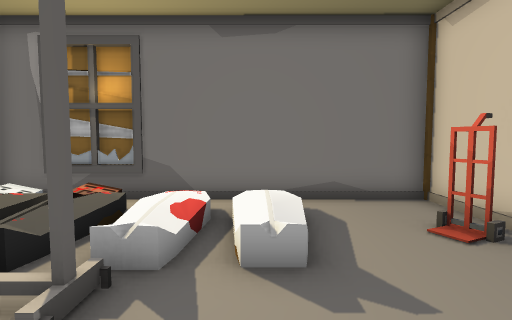
[1] (above)

15 first-person views from a walk through a scene from a Unity 3-D project. The camera is 1.5 m above the floor, tilts 4° down and sees 80° across. Doors are open. The floor is counted in squares, 1 m on a side. Each view is taken from the middle of a square. On the plan, view 1 faces up. The plan holds only what a view shows up to about 15 squares ahead; the rest is blank.

[2]
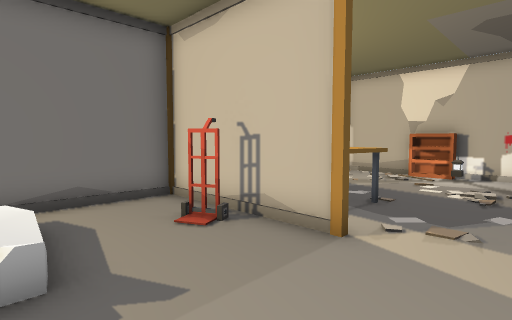

[3]
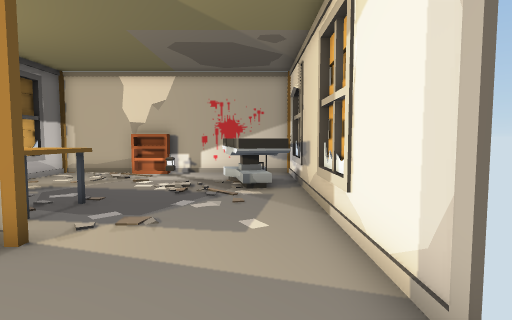

[4]
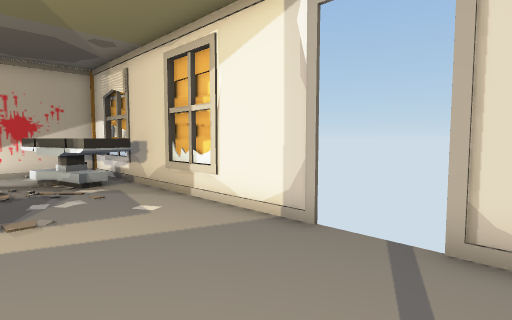

[5]
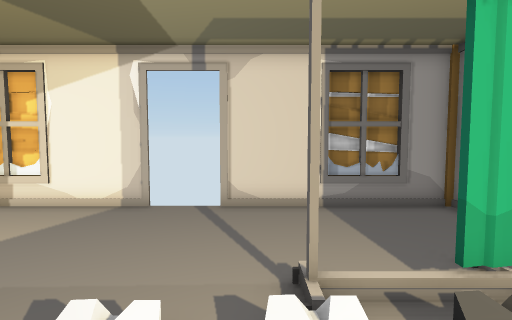

[6]
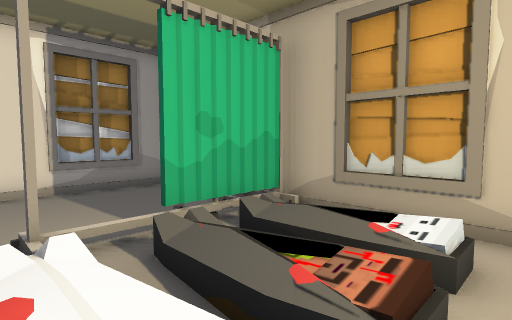

[7]
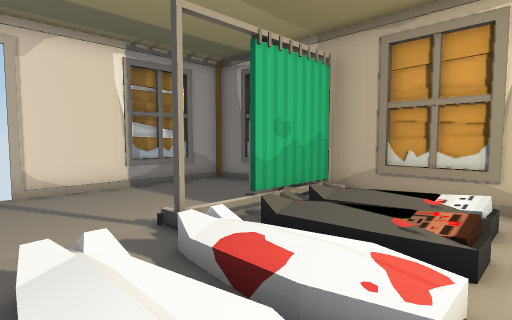

[8]
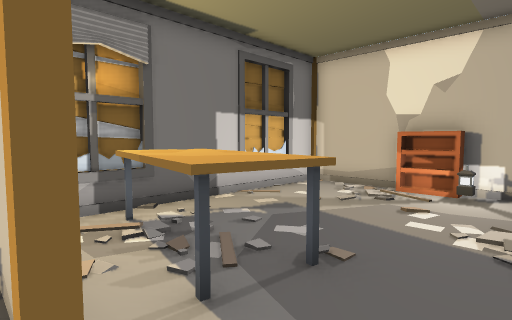

[9]
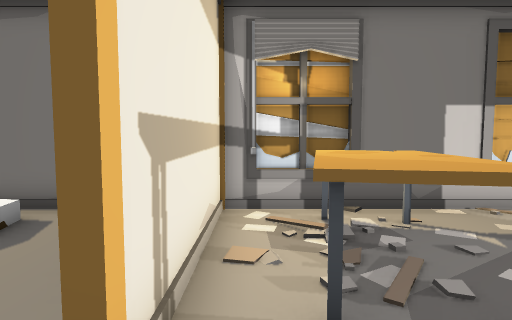

[10]
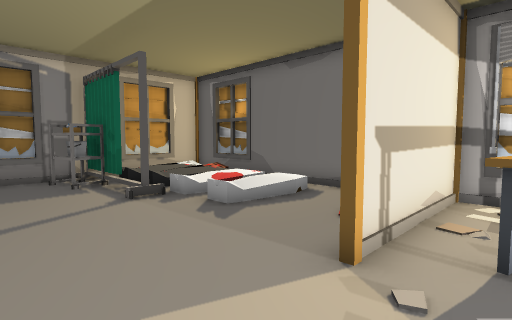

[11]
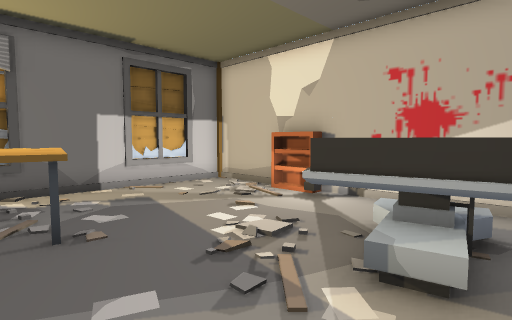

[12]
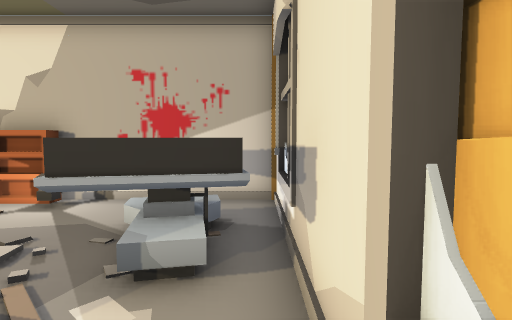

[13]
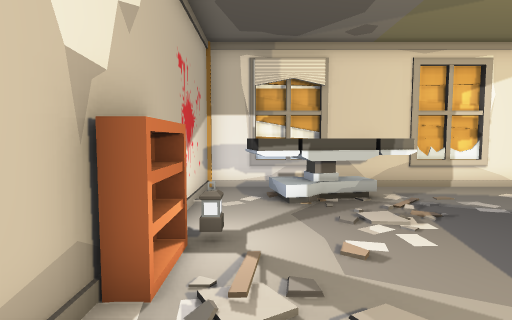

[14]
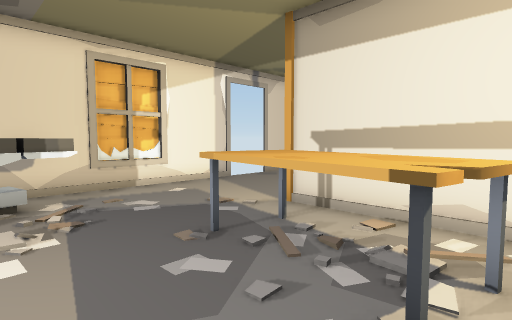

[15]
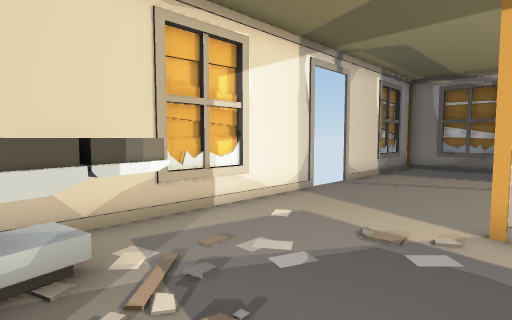

### Floor plan
Key: @ floor where view 1 was taken; # wall or solid block; . main floor; : floor 0.5 m higher than the main floor; / step, stairs or slope; D open door; C cart; T table; B bookshelf; S shelf; O other object.
Columns run from 7 left of view 1 to 14 right of it. Each row starts with its distance up from view 1.
  8 ######################
  7 #..........##TT......#
  6 #.O////:/..#.TTT.....#
  5 #.  /////.C#.TT..... #
  4 #.  ////...#.TT.....B#
  3 #OOO/#.....#.TT.....B#
  2 #SSS./...............#
  1 #.S..................#
  0 #......@........TTTT.#
 -1 #..............TTTTT.#
 -2 #......DDD.....TTT##.#
 -3 #######DDD############

Where each view was taken, in squares from view 1:
view 1: 0 up, 0 right, facing up
view 2: 0 up, 0 right, facing up-right
view 3: 1 down, 0 right, facing right
view 4: 2 up, 1 left, facing down-right
view 5: 6 up, 1 left, facing down
view 6: 7 up, 1 left, facing down-left
view 7: 7 up, 1 right, facing down-left
view 8: 1 up, 4 right, facing up-right
view 9: 1 up, 5 right, facing up
view 10: 1 down, 6 right, facing up-left
view 11: 2 down, 6 right, facing up-right
view 12: 2 down, 6 right, facing right
view 13: 7 up, 12 right, facing down
view 14: 7 up, 10 right, facing down-left
view 15: 3 up, 10 right, facing down-left
